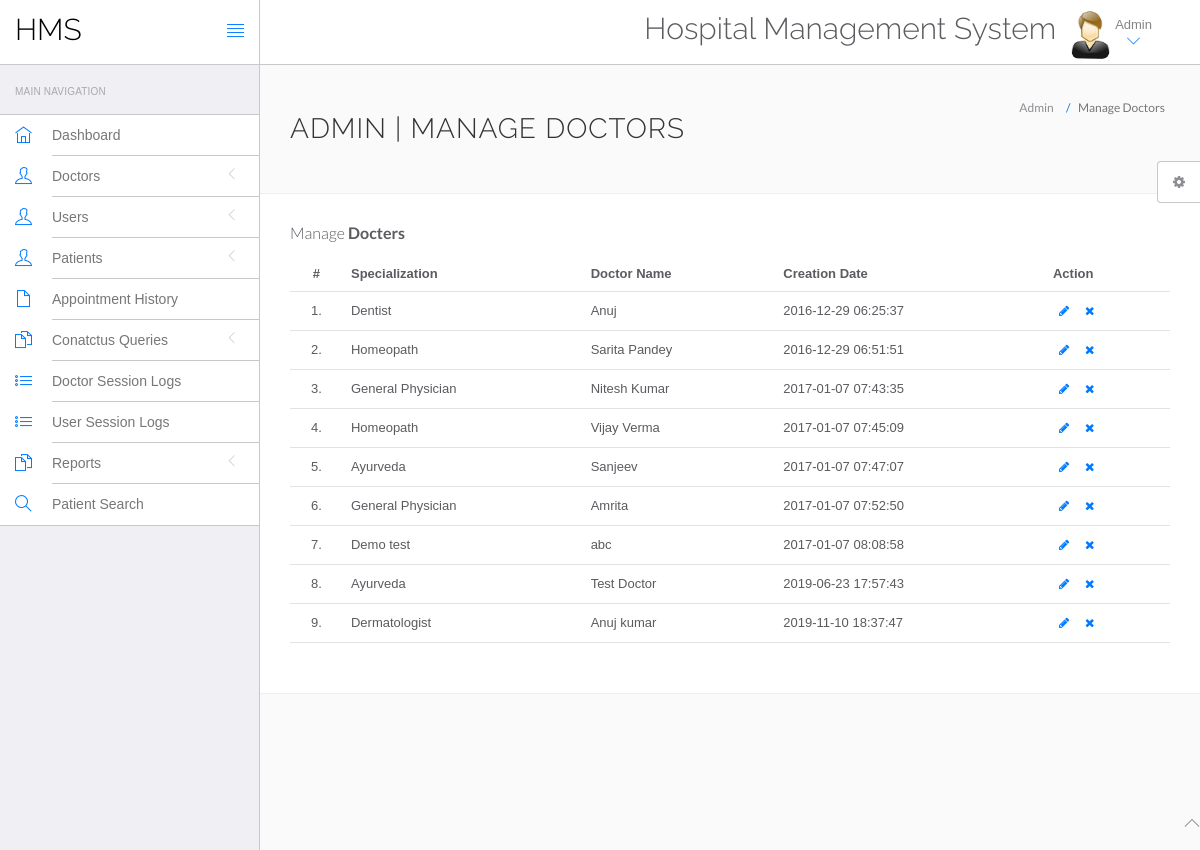
The page /hms/admin/manage-doctors.php (signed in) on the database as committed earlier.
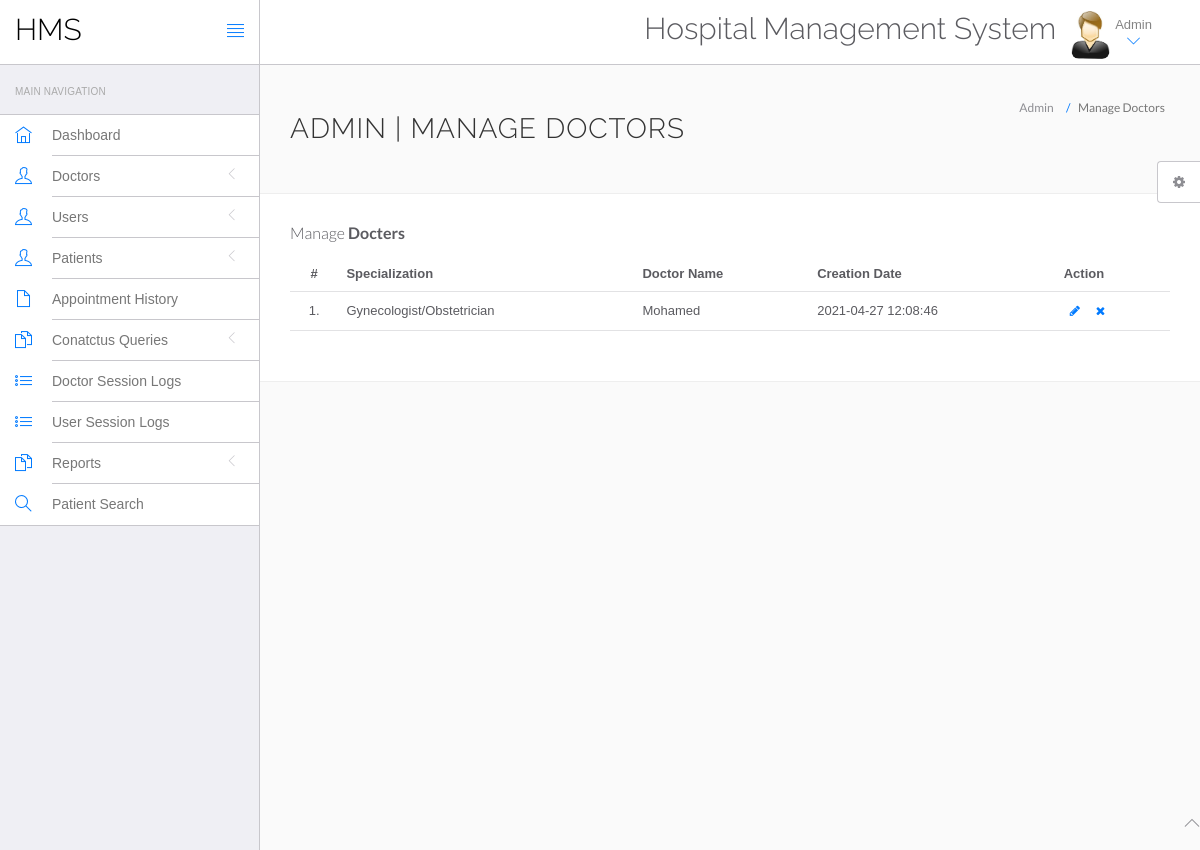
The same page on the database as committed later.
### tables this page shows
CREATE TABLE `doctors` (
  `id` int(11) NOT NULL,
  `specilization` varchar(255) DEFAULT NULL,
  `doctorName` varchar(255) DEFAULT NULL,
  `address` longtext DEFAULT NULL,
  `docFees` varchar(255) DEFAULT NULL,
  `contactno` bigint(11) DEFAULT NULL,
  `docEmail` varchar(255) DEFAULT NULL,
  `password` varchar(255) DEFAULT NULL,
  `creationDate` timestamp NULL DEFAULT current_timestamp(),
  `updationDate` timestamp NULL DEFAULT NULL ON UPDATE current_timestamp()
);

### hms/admin/manage-doctors.php (the view, shortened to what this page needs)
<?php
include('include/config.php');
?>
<!DOCTYPE html>
<html lang="en">
	<head>
		<link rel="stylesheet" href="vendor/bootstrap/css/bootstrap.min.css">
		<link rel="stylesheet" href="vendor/fontawesome/css/font-awesome.min.css">
		<link rel="stylesheet" href="vendor/themify-icons/themify-icons.min.css">
		<link href="vendor/animate.css/animate.min.css" rel="stylesheet" media="screen">
		<link href="vendor/perfect-scrollbar/perfect-scrollbar.min.css" rel="stylesheet" media="screen">
		<link href="vendor/switchery/switchery.min.css" rel="stylesheet" media="screen">
		<link href="vendor/bootstrap-touchspin/jquery.bootstrap-touchspin.min.css" rel="stylesheet" media="screen">
		<link href="vendor/select2/select2.min.css" rel="stylesheet" media="screen">
		<link href="vendor/bootstrap-datepicker/bootstrap-datepicker3.standalone.min.css" rel="stylesheet" media="screen">
		<link href="vendor/bootstrap-timepicker/bootstrap-timepicker.min.css" rel="stylesheet" media="screen">
		<link rel="stylesheet" href="assets/css/styles.css">
		<link rel="stylesheet" href="assets/css/plugins.css">
		<link rel="stylesheet" href="assets/css/themes/theme-1.css" id="skin_color" />
	</head>
	<body>
		<div id="app">
<?php include('include/sidebar.php');?>
			<div class="app-content">
						<?php include('include/header.php');?>
				<div class="main-content" >
					<div class="wrap-content container" id="container">
						<section id="page-title">
							<div class="row">
								<div class="col-sm-8">
									<h1 class="mainTitle">Admin | Manage Doctors</h1>
																	</div>
								<ol class="breadcrumb">
									<li>
										<span>Admin</span>
									</li>
									<li class="active">
										<span>Manage Doctors</span>
									</li>
								</ol>
							</div>
						</section>
						<div class="container-fluid container-fullw bg-white">
									<div class="row">
								<div class="col-md-12">
									<h5 class="over-title margin-bottom-15">Manage <span class="text-bold">Docters</span></h5>
									<table class="table table-hover" id="sample-table-1">
										<thead>
											<tr>
												<th class="center">#</th>
												<th>Specialization</th>
												<th class="hidden-xs">Doctor Name</th>
												<th>Creation Date </th>
												<th>Action</th>
											</tr>
										</thead>
										<tbody>
<?php
$sql=mysqli_query($con,"select * from doctors");
$cnt=1;
while($row=mysqli_fetch_array($sql))
{
?>
											<tr>
												<td class="center"><?php echo $cnt;?>.</td>
												<td class="hidden-xs"><?php echo $row['specilization'];?></td>
												<td><?php echo $row['doctorName'];?></td>
												<td><?php echo $row['creationDate'];?>
												</td>
												<td >
												<div class="visible-md visible-lg hidden-sm hidden-xs">
							<a href="edit-doctor.php?id=<?php echo $row['id'];?>" class="btn btn-transparent btn-xs" tooltip-placement="top" tooltip="Edit"><i class="fa fa-pencil"></i></a>
	<a href="manage-doctors.php?id=<?php echo $row['id']?>&del=delete" onClick="return confirm('Are you sure you want to delete?')"class="btn btn-transparent btn-xs tooltips" tooltip-placement="top" tooltip="Remove"><i class="fa fa-times fa fa-white"></i></a>
												</div>
												</td>
											</tr>
											<?php
$cnt=$cnt+1;
											 }?>
										</tbody>
									</table>
								</div>
							</div>
								</div>
							</div>
						</div>
					</div>
				</div>
	<?php include('include/footer.php');?>
	<?php include('include/setting.php');?>
	</body>
</html>

Rows that differ between the two databases and show on the page:
removed doctors: specilization "Dentist", doctorName "Anuj", creationDate "2016-12-29 06:25:37"
removed doctors: specilization "Homeopath", doctorName "Sarita Pandey", creationDate "2016-12-29 06:51:51"
removed doctors: specilization "General Physician", doctorName "Nitesh Kumar", creationDate "2017-01-07 07:43:35"
removed doctors: specilization "Homeopath", doctorName "Vijay Verma", creationDate "2017-01-07 07:45:09"
removed doctors: specilization "Ayurveda", doctorName "Sanjeev", creationDate "2017-01-07 07:47:07"
removed doctors: specilization "General Physician", doctorName "Amrita", creationDate "2017-01-07 07:52:50"
removed doctors: specilization "Demo test", doctorName "abc", creationDate "2017-01-07 08:08:58"
removed doctors: specilization "Ayurveda", doctorName "Test Doctor", creationDate "2019-06-23 17:57:43"
removed doctors: specilization "Dermatologist", doctorName "Anuj kumar", creationDate "2019-11-10 18:37:47"
added doctors: specilization "Gynecologist/Obstetrician", doctorName "Mohamed", creationDate "2021-04-27 12:08:46"
